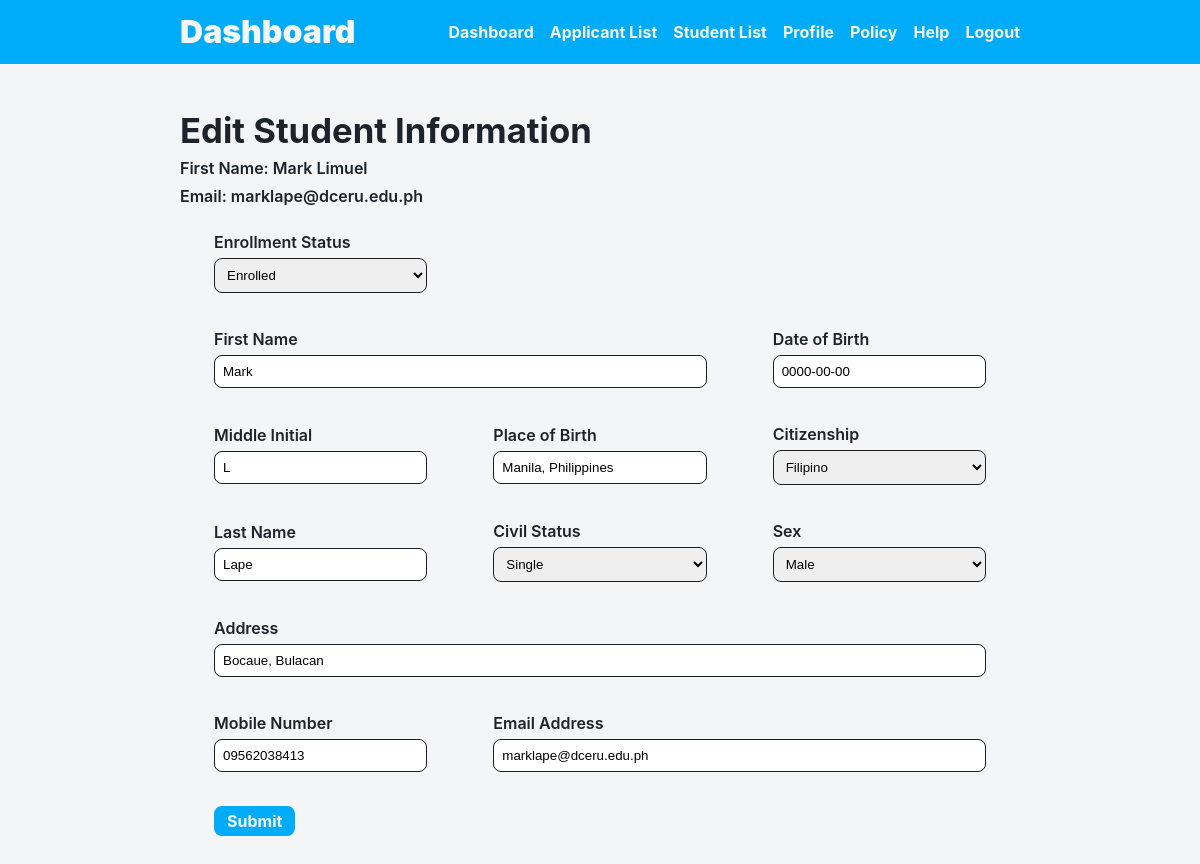
Page /src/modules/dashboard/edit_profile.php?edit=2 (signed in) on the committed database.
### tables this page shows
CREATE TABLE `student_info` (
  `Student_ID` int(20) NOT NULL,
  `First_Name` varchar(50) NOT NULL,
  `Last_Name` varchar(50) NOT NULL,
  `Middle_Initial` char(1) NOT NULL,
  `Gender` enum('Male','Female','NoSex','') NOT NULL DEFAULT 'NoSex',
  `Birthdate` date NOT NULL,
  `Place_of_Birth` varchar(100) NOT NULL,
  `Citizenship` varchar(50) NOT NULL,
  `Civil_Status` enum('Single','Married','Divorced','Separated','Widowed') NOT NULL,
  `Mobile_Number` varchar(11) NOT NULL,
  `Email` varchar(100) NOT NULL,
  `Address` varchar(255) NOT NULL,
  `Enrolled` tinyint(1) NOT NULL DEFAULT 0,
  `User_ID` bigint(20) DEFAULT NULL,
  `Status` int(1) NOT NULL
);

### config.php (called while the page is built, shortened)
<?php
$_C2_style_css = '../../../style.css';
$_C2_button_css = '../../css/button.css';
$_C2_forms_css = '../../css/forms.css';
$_C2_icon_css = '../../css/icon.css';
$_C2_module_css = '../../css/module.css';
$_C2_navbar_css = '../../css/navbar.css';

### src/process/action.php (called while the page is built, shortened)
<?php
if (isset($_GET['edit'])) {
    $id = $_GET['edit'];
    $profile = $mysqli->query("SELECT * FROM student_info WHERE Student_ID='$id'") or die("Connection failed:");
    $profile_details = $profile->fetch_assoc();
}

### src/modules/dashboard/edit_profile.php (the view, shortened to what this page needs)
<?php include '../../../config.php'; ?>
<?php include $_C2_action_php; ?>
<!DOCTYPE html>
<html>
<head>
    <link rel="stylesheet" href="<?php echo $_C2_style_css; ?>">
    <link rel="stylesheet" href="<?php echo $_C2_module_css; ?>">
    <link rel="stylesheet" href="<?php echo $_C2_button_css; ?>">
    <link rel="stylesheet" href="<?php echo $_C2_icon_css; ?>">
    <link rel="stylesheet" href="<?php echo $_C2_navbar_css; ?>">
    <link rel="stylesheet" href="<?php echo $_C2_forms_css; ?>">
</head>
<body>
    <?php if (isset($user)) : ?>
        <main class="editprofile1 container">
            <h2>Edit Student Information</h2>
            <label for="">First Name: <?php echo $profile_details['First_Name'] ?></label>
            <label for="">Email: <?php echo $profile_details['Email'] ?></label>
            <form method="POST">
                <table>
                    <tr>
                        <td>
                            <label for="enrollmentStatus">Enrollment Status</label>
                            <select name="enrollmentStatus" id="enrollmentStatus">
                                <option value=""><?php echo ($profile_details['Enrolled'] == 1) ? 'Enrolled' : 'Pending'; ?></option>
                            </select>
                        </td>
                    </tr>
                    <tr>
                        <td colspan="2">
                            <label for="firstName">First Name</label>
                            <input type="text" id="fname" name="firstName" value=<?php echo $profile_details['First_Name']; ?>>
                        </td>
                        <td>
                            <label for="dateOfBirth">Date of Birth</label>
                            <input type="text" id="dateOfBirth" name="dateOfBirth" pattern="\d{4}-\d{2}-\d{2}" value="<?php echo $profile_details['Birthdate']; ?>">
                        </td>
                    </tr>
                    <tr>
                        <td>
                            <label for="middleInitial">Middle Initial</label>
                            <input type="text" name="middleInitial" value="<?php echo $profile_details['Middle_Initial']; ?>">
                        </td>
                        <td>
                            <label for="birthplace">Place of Birth</label>
                            <input type="text" name="birthplace" value="<?php echo $profile_details['Place_of_Birth']; ?>">
                        </td>
                        <td>
                            <label for="citizenship">Citizenship</label>
                            <select name="citizenship" id="citizenship">
                                <option value="<?php echo $profile_details['Citizenship']; ?>"><?php echo $profile_details['Citizenship']; ?></option>
                            </select>
                        </td>
                    </tr>
                    <tr>
                        <td>
                            <label for="lastName">Last Name</label>
                            <input type="text" name="lastName" value="<?php echo $profile_details['Last_Name']; ?>">
                        </td>
                        <td>
                            <label for="civilStatus">Civil Status</label>
                            <select name="civilStatus" id="civilStatus">
                                <?php
                                if ($profile_details['Civil_Status'] == "Single") {
                                    $civil_status_edit = "Single";
                                } elseif ($profile_details['Civil_Status'] == "Married") {
                                    $civil_status_edit = "Married";
                                    $civil_status_edit_1 = "Single";
                                    $civil_status_edit_2 = "Divorced";
                                    $civil_status_edit_3 = "Separated";
                                } elseif ($profile_details['Civil_Status'] == "Divorced") {
                                    $civil_status_edit = "Divorced";
                                    $civil_status_edit_1 = "Single";
                                    $civil_status_edit_2 = "Married";
                                    $civil_status_edit_3 = "Separated";
                                } elseif ($profile_details['Civil_Status'] == "Separated") {
                                    $civil_status_edit = "Separated";
                                    $civil_status_edit_1 = "Single";
                                    $civil_status_edit_2 = "Married";
                                    $civil_status_edit_3 = "Divorced";
                                }
                                ?>
                                <option value="<?php echo $civil_status_edit; ?>"><?php echo $civil_status_edit; ?></option>
                            </select>
                        </td>
                        <td>
                            <label for="sex">Sex</label>
                            <select name="sex" id="sex">
                                <?php
                                if ($profile_details['Gender'] == "Male") {
                                    $sex_edit = "Male";
                                } elseif ($profile_details['Gender'] == "Female") {
                                    $sex_edit = "Female";
                                    $sex_edit_1 = "Male";
                                    $sex_edit_2 = "NoSex";
                                } elseif ($profile_details['Gender'] == "NoSex") {
                                    $sex_edit = "NoSex";
                                    $sex_edit_1 = "Male";
                                    $sex_edit_2 = "Female";
                                }
                                ?>
                                <option value="<?php echo $sex_edit; ?>"><?php echo $sex_edit; ?></option>
                            </select>
                        </td>
                    </tr>
                    <tr>
                        <td colspan="3">
                            <label for="address">Address</label>
                            <input type="text" name="address" value="<?php echo $profile_details['Address']; ?>">
                        </td>
                    </tr>
                    <tr>
                        <td>
                            <label for="mobileNumber">Mobile Number</label>
                            <input type="number" name="mobileNumber" value="<?php echo $profile_details['Mobile_Number']; ?>">
                        </td>
                        <td colspan="2">
                            <label for="email">Email Address</label>
                            <input type="email" name="email" value="<?php echo $profile_details['Email']; ?>">
                        </td>
                    </tr>
                    <tr>
                        <td colspan="3">
                            <button onclick="javascript: return confirm('Please confirm deletion');" type="submit" name="update" id="submit" class="btn1">Submit</button>
                        </td>
                    </tr>
                </table>
            </form>
        <?php endif; ?>
        </main>
</body>
</html>

### style.css (style rules this page uses)
*, *::after, *::before { padding: 0; margin: 0; box-sizing: border-box; }
:root { font-family: Inter, system-ui, Avenir, Helvetica, Arial, sans-serif; line-height: 1.5; font-weight: 400; color: var(--black); background-color: var(--white_1); font-synthesis: none; text-rendering: optimizeLegibility; -webkit-font-smoothing: antialiased; -moz-osx-font-smoothing: grayscale; --dark_blue: #003e5d; --mid_blue: #0176aa; --light_blue: #00acf8; --pale_light_blue: #4f9ef8; --green: #06a948; --orange: #f89807; --yellow_orange: #f4bc1c; --red: #ff3b30; --white_1: #f4f5f6; --white_2: #e8ecec; --white_3: #f2f2f2; --light_gray: #d9d9d9; --gray: #1e1e1e; --dark_gray: #1a1a1a; --black: #1c232b; }
body { margin: 0; min-width: 320px; min-height: 100vh; }
h2 { font-size: min(6vw, 26pt); font-weight: 700; }
.container { padding: 2.5rem 15vw; }

### src/css/button.css (style rules this page uses)
.btn1 { display: block; width: fit-content; border-radius: 8px; border: 1px solid transparent; padding: 0.6em 1.2em; font-size: 1em; font-weight: 700; font-family: inherit; cursor: pointer; transition: all 0.25s; background-color: var(--light_blue); color: var(--white_1); }
td .btn1 { padding: .25rem .75rem; }

### src/css/forms.css (style rules this page uses)
form { width: 100%; display: flex; flex-direction: column; }
td { padding: 1rem 2rem; }
label { display: block; margin-bottom: 0.25rem; font-size: min(5vw, 12pt); font-weight: 600; -webkit-user-select: none; -ms-user-select: none; user-select: none; }
select, input { width: 100%; padding: 0.5rem; border-radius: 0.5rem; border: var(--gray) 1px solid; }

### rows in the picture
student_info: First_Name "Mark Limuel", Email "marklape@dceru.edu.ph", dateOfBirth "0000-00-00", middleInitial "L", birthplace "Manila, Philippines", citizenship "Filipino", lastName "Lape", civilStatus "Single", sex "Male", address "Bocaue, Bulacan", mobileNumber "09562038413", email "marklape@dceru.edu.ph"

### other values in the picture
$navbar_2_item['title'] "Dashboard"
$navbar_2_item['title'] "Applicant List"
$navbar_2_item['title'] "Student List"
$navbar_2_item['title'] "Profile"
$navbar_2_item['title'] "Policy"
$navbar_2_item['title'] "Help"
$navbar_2_item['title'] "Logout"
